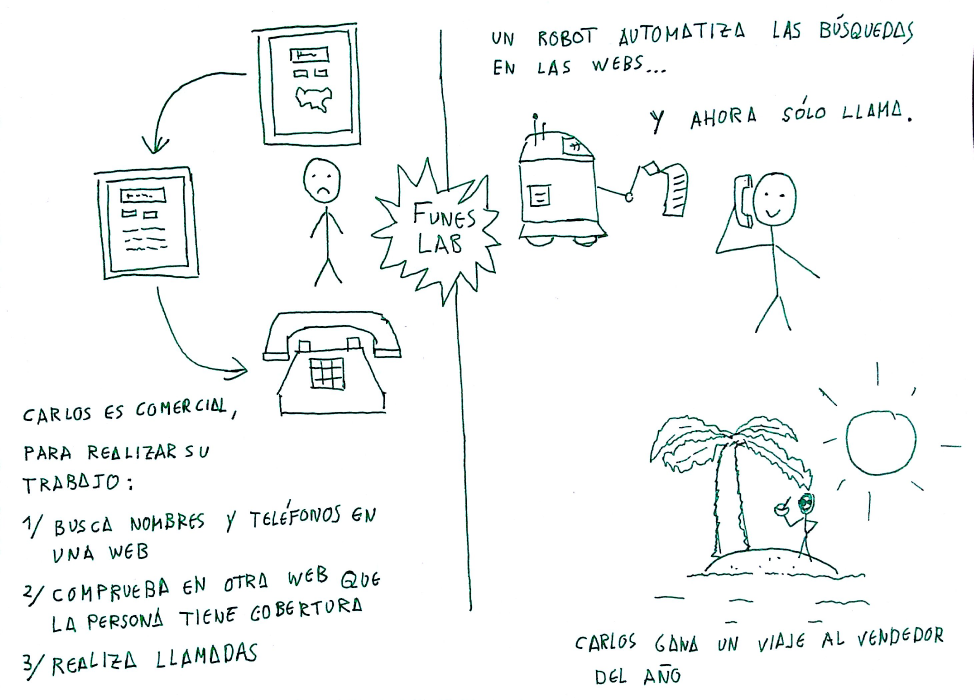
#> input picture 1.jpg, 2920 x 2100 px (shown at 1/3 size); its folder holds only this picture in this run
$ python cartoon.py   (older library calls are emulated)
#> lines starting #> are read from the running program, lines starting #| are printed output that depends on the picture
import os
import math
from PIL import Image
from PIL import ImageOps
from PIL import ImageFilter
from PIL import ImageFont
from PIL import ImageDraw
import argparse


class Margin:
    def __init__(self):
        self.top = 32
        self.bottom = 28
        self.vertical = 10
        self.left = 10
        self.right = 10
        self.horizontal = 10
        self.texttop = 3
        self.textbottom = 4
        self.textright = 8

MARGIN = Margin()
BORDER = 4
FONTBIG = 24
FONTSMALL = 20
IMAGEWIDTH = 800


def getimages(directory='.'):
#> called with directory = '.'
    fs = [f for f in os.listdir(directory) if f.endswith('.jpg')]
    fs.sort()
    images = [Image.open(directory + '/' + f) for f in fs]
#> images = 1 item
    return images


def averagesize(images):
    return ((sum([i.size[0] for i in images])) / len(images),
            sum([i.size[1] for i in images]) / len(images))


def resize(images):
    size = averagesize(images)
    width = IMAGEWIDTH
    height = width * size[1] / size[0]
    return [i.resize((width, height), Image.ANTIALIAS) for i in images]


def border(images):
    return [ImageOps.expand(i, border=BORDER, fill='black') for i in images]


def compose(images, columns=1):
    rows = int(math.ceil(float(len(images)) / columns))
    size = images[0].size
    m = MARGIN
    w = size[0] * columns + m.horizontal * (columns - 1) + m.left + m.right
    h = size[1] * rows + m.vertical * (rows - 1) + m.top + m.bottom
    img = Image.new('RGB', (w, h), color="white")
    index = 0
    for y in xrange(m.top,
                    h - size[1],
                    size[1] + m.vertical):
        for x in xrange(m.left,
                        w - size[0],
                        size[0] + m.horizontal):
            if index >= len(images):
                break
            img.paste(images[index], (x, y))
            index += 1
    return img


def widerstroke(images):
    newimages = []
    for image in images:
        image = image.filter(ImageFilter.MinFilter)
        image = image.filter(ImageFilter.MinFilter)
        image = image.filter(ImageFilter.BLUR)
        image = image.filter(ImageFilter.UnsharpMask)
        newimages.append(image)
    return newimages


def blackandwhite(images):
    return [image.convert('L') for image in images]


def label(image, title, url, email):
    size = image.size
    draw = ImageDraw.Draw(image)
    font = ImageFont.truetype("./fonts/Montserrat-Regular.ttf", FONTBIG)
    msg = title
    txtsize = draw.textsize(msg, font=font)
    draw.text(((size[0] - txtsize[0]) / 2, MARGIN.texttop),
              msg, "black", font=font)
    font = ImageFont.truetype("./fonts/Montserrat-Regular.ttf", FONTSMALL)
    msg = url
    txtsize = draw.textsize(msg, font=font)
    draw.text((MARGIN.left, size[1] - (txtsize[1] + MARGIN.textbottom)),
              msg, "black", font=font)

    font = ImageFont.truetype("./fonts/Montserrat-Regular.ttf", FONTSMALL)

    msg = email
    name, domain = msg.split("@")
    txtsize = draw.textsize(msg, font=font)
    msg = name
    cursor = size[0] - (MARGIN.right + MARGIN.textright + txtsize[0])
    txtsize = draw.textsize(msg, font=font)
    draw.text((cursor,
               size[1] - (txtsize[1] + MARGIN.bottom + MARGIN.vertical)),
              msg, "black", font=font)
    cursor = cursor + txtsize[0]

    msg = "@"
    txtsize = draw.textsize(msg, font=font)
    draw.text((cursor,
               size[1] - (txtsize[1] + MARGIN.bottom + MARGIN.vertical)),
              msg, "red", font=font)

    cursor = cursor + txtsize[0]
    msg = domain
    txtsize = draw.textsize(msg, font=font)
    draw.text((cursor,
               size[1] - (txtsize[1] + MARGIN.bottom + MARGIN.vertical)),
              msg, "black", font=font)
    return image

if __name__ == '__main__':
    parser = argparse.ArgumentParser(description='Tile images and add labels.')
    parser.add_argument('-d', '--directory', default='.')
    parser.add_argument('-t', '--title', default='FunesLab al rescate')
    parser.add_argument('-u', '--url', default='http://funeslab.com')
    parser.add_argument('-e', '--email', default='hola@funeslab.com')
    parser.add_argument('-c', '--columns', default=1, type=int)
    parser.add_argument('-r', '--rgb', action='store_true')
    parser.add_argument('-o', '--output', default='OUTPUT.JPG')
    args = parser.parse_args()
    images = getimages(args.directory)
#> images = 1 item
    images = widerstroke(images)
#> the loop in widerstroke, `for image in images:` made 1 pass
#> pass 1, in widerstroke, `image = image.filter(ImageFilter.MinFilter)`:
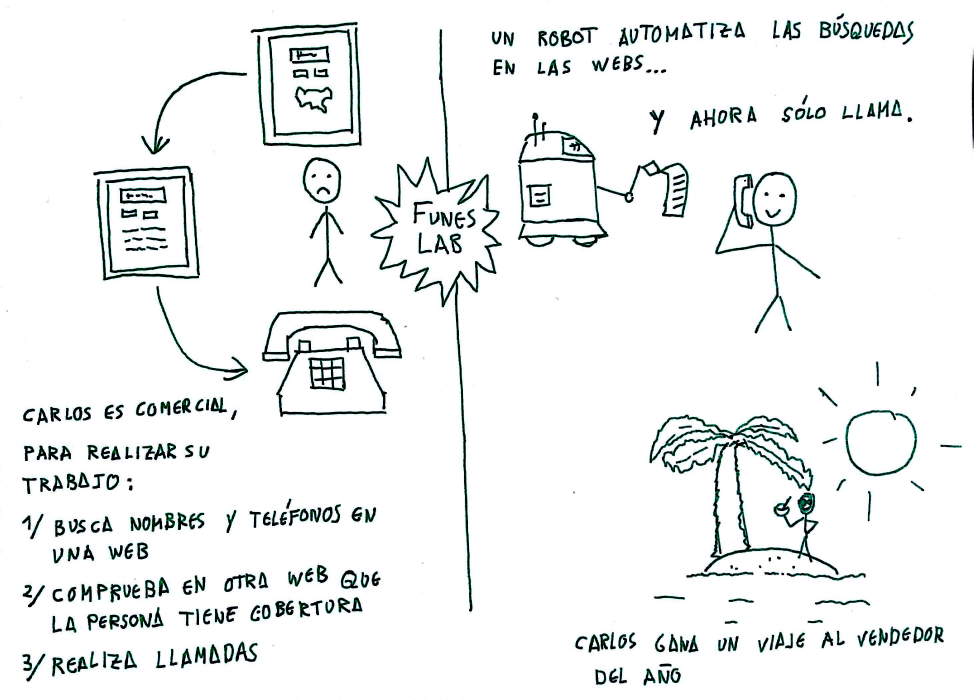
#> image: PIL image 2920x2100 RGB (shown at 1/3 size); mean R, G, B 238.4, 240.6, 240.4
#> pass 1, in widerstroke, `image = image.filter(ImageFilter.MinFilter)`:
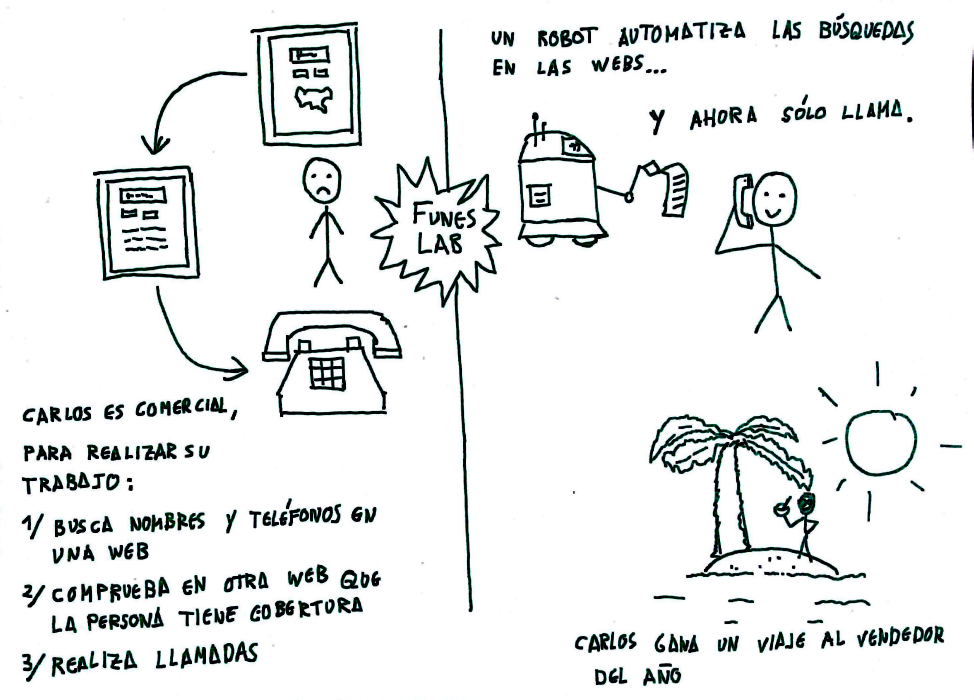
#> image: PIL image 2920x2100 RGB (shown at 1/3 size); mean R, G, B 233.4, 235.6, 235.3
    if not args.rgb:
        images = blackandwhite(images)
    images = resize(images)
#> in resize, `size = averagesize(images)`: size = (2920, 2100)
#> in resize, `height = width * size[1] / size[0]`: height = 575.3
    images = border(images)
    image = compose(images, columns=args.columns)
#> in compose, `rows = int(math.ceil(float(len(images)) / columns))`: rows = 1
#> in compose, `h = size[1] * rows + m.vertical * (rows - 1) + m.top + m.bottom`: h = 643
#> in compose, `img = Image.new('RGB', (w, h), color="white")`: img: PIL image 828x643 RGB; every value is 255
#> the loop in compose, `for y in xrange(m.top, h - size[1], size[1] + m.vertical):` made 1 pass
#> y on pass 1: 32
#> after the loop in compose, `for y in xrange(m.top,`:
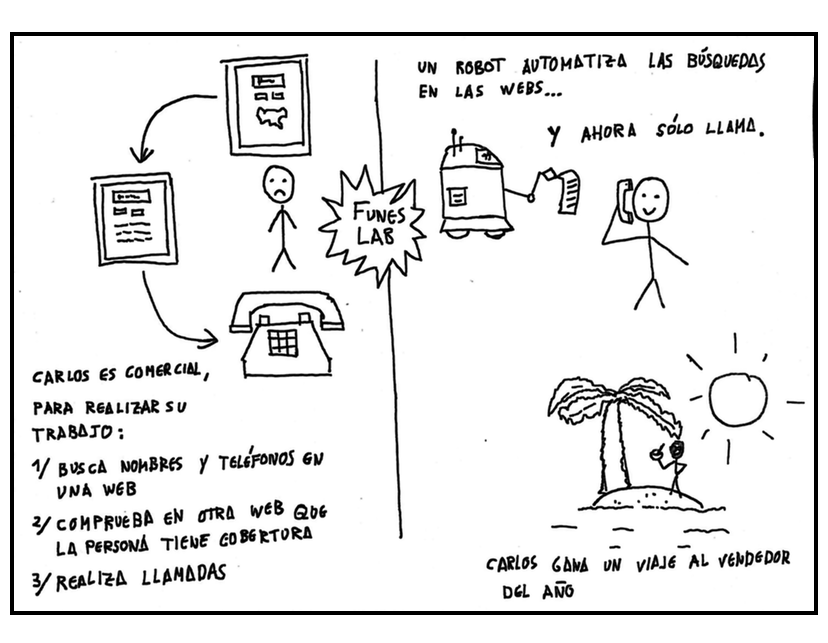
#> img: PIL image 828x643 RGB; min 0, max 255, mean 232.5
#> after the loop in compose, `for y in xrange(m.top,`: index = 1
    image = label(image, args.title, args.url, args.email)
#> in label, `txtsize = draw.textsize(msg, font=font)`: txtsize = (239, 23)
#> in label, `txtsize = draw.textsize(msg, font=font)`: txtsize = (196, 23)
#> in label, `txtsize = draw.textsize(msg, font=font)`: txtsize = (197, 23)
#> in label, `cursor = size[0] - (MARGIN.right + MARGIN.textright + txtsize[0])`: cursor = 613
#> in label, `txtsize = draw.textsize(msg, font=font)`: txtsize = (43, 19)
#> in label, `cursor = cursor + txtsize[0]`: cursor = 656
#> in label, `txtsize = draw.textsize(msg, font=font)`: txtsize = (20, 23)
#> in label, `cursor = cursor + txtsize[0]`: cursor = 676
#> in label, `txtsize = draw.textsize(msg, font=font)`: txtsize = (135, 19)
#> image: PIL image 828x643 RGB
    image.save(args.output)

$ run again, on 2.jpg
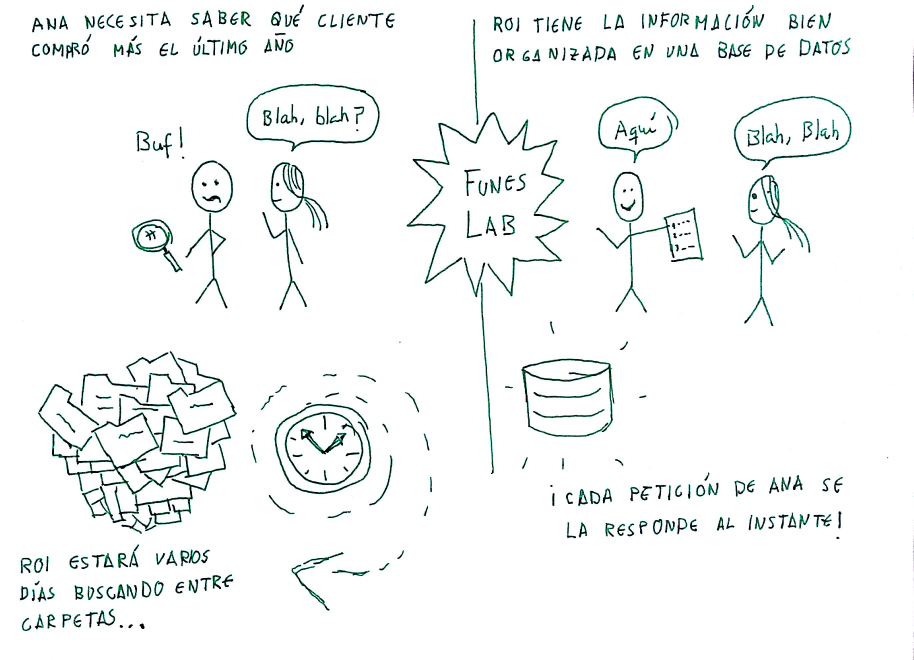
#> input picture 2.jpg, 2740 x 1980 px (shown at 1/3 size)
#> in getimages, `images = [Image.open(directory + '/' + f) for f in fs]`: images = 1 item
#> the loop in widerstroke, `for image in images:` made 1 pass
#> pass 1, in widerstroke, `image = image.filter(ImageFilter.MinFilter)`:
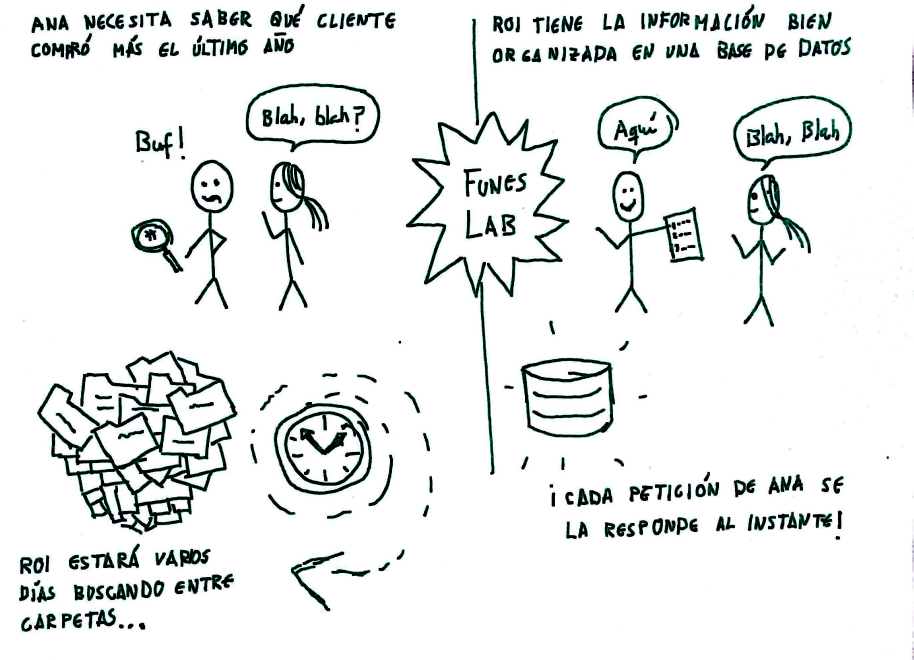
#> image: PIL image 2740x1980 RGB (shown at 1/3 size); mean R, G, B 233, 235.4, 234.9
#> in resize, `size = averagesize(images)`: size = (2740, 1980)
#> height = 578.1
#> rows = 1
#> h = 646
#> the loop in compose, `for y in xrange(m.top, h - size[1], size[1] + m.vertical):` made 1 pass
#> y on pass 1: 32
#> after the loop in compose, `for y in xrange(m.top,`:
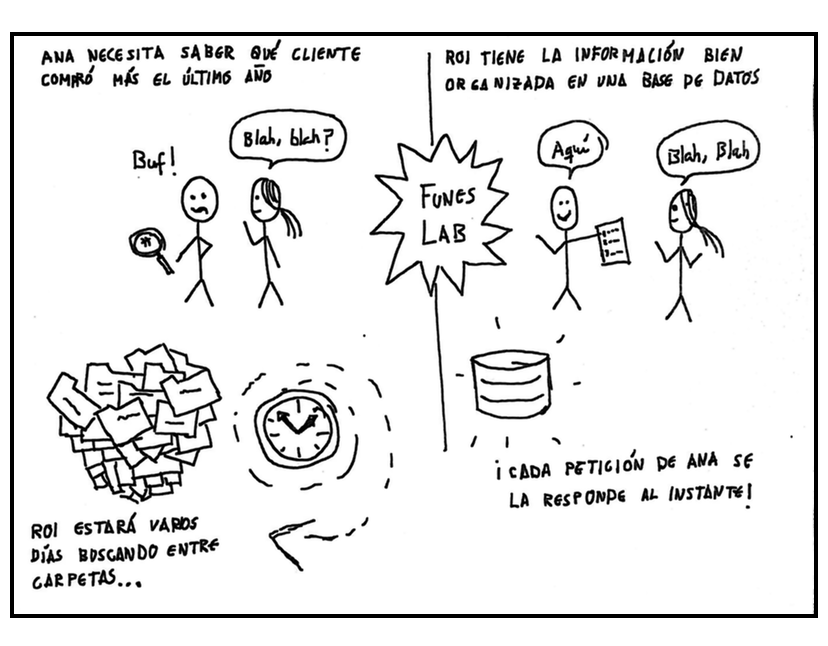
#> img: PIL image 828x646 RGB; min 0, max 255, mean 232.3
#> after the loop in compose, `for y in xrange(m.top,`: index = 1
#> in label, `txtsize = draw.textsize(msg, font=font)`: txtsize = (239, 23)
#> in label, `txtsize = draw.textsize(msg, font=font)`: txtsize = (196, 23)
#> in label, `txtsize = draw.textsize(msg, font=font)`: txtsize = (197, 23)
#> in label, `cursor = size[0] - (MARGIN.right + MARGIN.textright + txtsize[0])`: cursor = 613
#> in label, `txtsize = draw.textsize(msg, font=font)`: txtsize = (43, 19)
#> in label, `cursor = cursor + txtsize[0]`: cursor = 656
#> in label, `txtsize = draw.textsize(msg, font=font)`: txtsize = (20, 23)
#> in label, `cursor = cursor + txtsize[0]`: cursor = 676
#> in label, `txtsize = draw.textsize(msg, font=font)`: txtsize = (135, 19)

$ run again, on 3.jpg
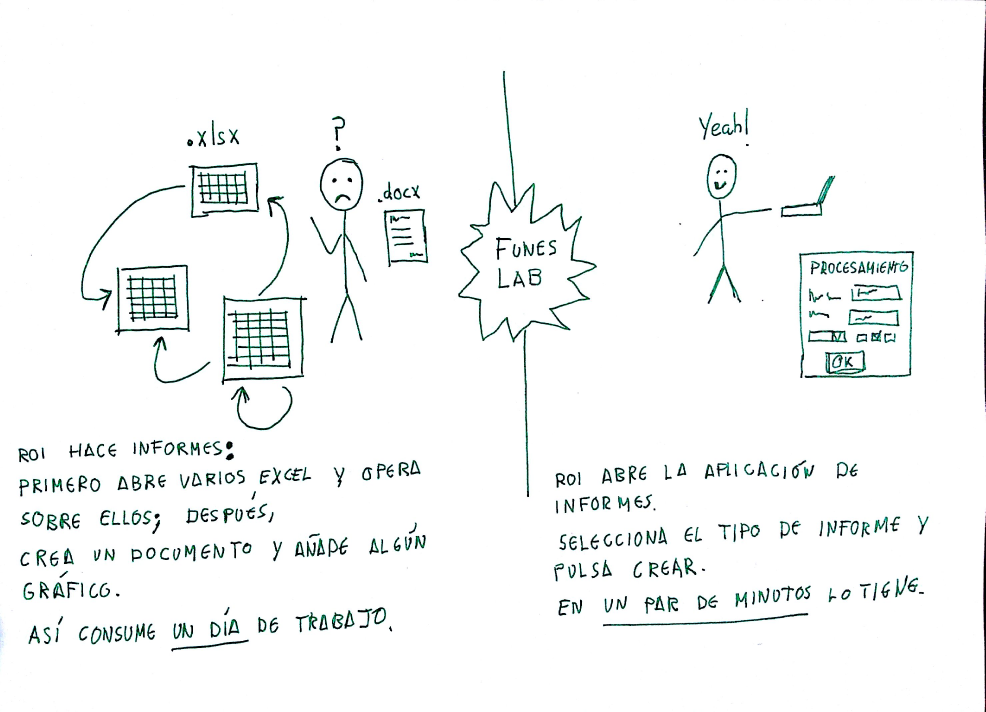
#> input picture 3.jpg, 2956 x 2136 px (shown at 1/3 size)
#> in getimages, `images = [Image.open(directory + '/' + f) for f in fs]`: images = 1 item
#> the loop in widerstroke, `for image in images:` made 1 pass
#> pass 1, in widerstroke, `image = image.filter(ImageFilter.MinFilter)`:
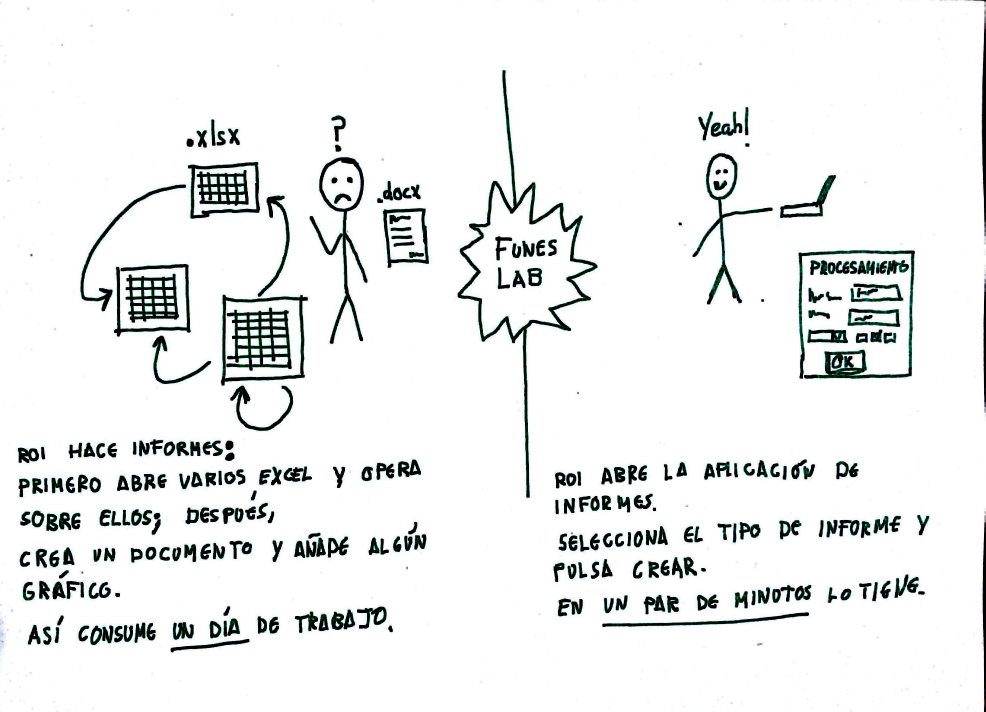
#> image: PIL image 2956x2136 RGB (shown at 1/3 size); mean R, G, B 236.6, 238.4, 238.1
#> in resize, `size = averagesize(images)`: size = (2956, 2136)
#> height = 578.1
#> rows = 1
#> h = 646
#> the loop in compose, `for y in xrange(m.top, h - size[1], size[1] + m.vertical):` made 1 pass
#> y on pass 1: 32
#> after the loop in compose, `for y in xrange(m.top,`:
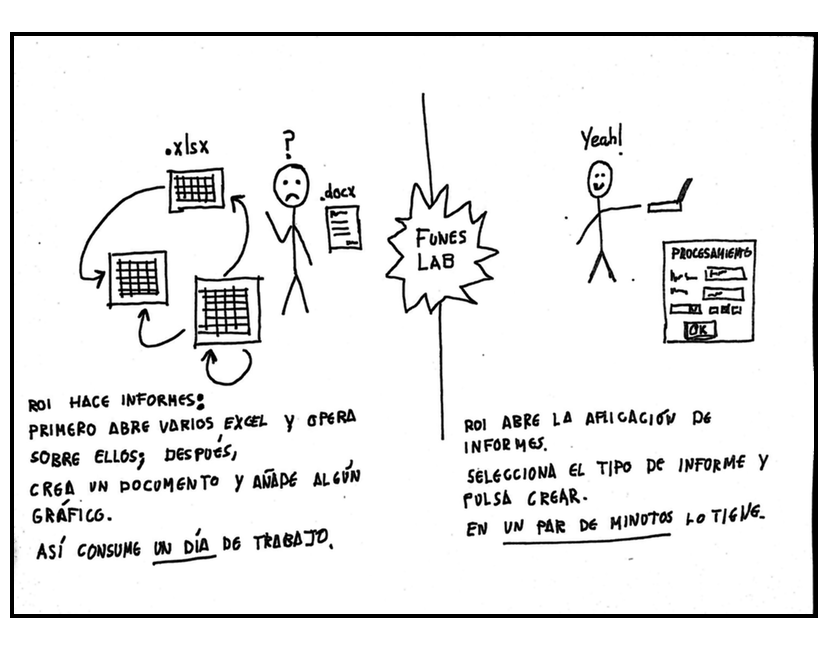
#> img: PIL image 828x646 RGB; min 0, max 255, mean 235
#> after the loop in compose, `for y in xrange(m.top,`: index = 1
#> in label, `txtsize = draw.textsize(msg, font=font)`: txtsize = (239, 23)
#> in label, `txtsize = draw.textsize(msg, font=font)`: txtsize = (196, 23)
#> in label, `txtsize = draw.textsize(msg, font=font)`: txtsize = (197, 23)
#> in label, `cursor = size[0] - (MARGIN.right + MARGIN.textright + txtsize[0])`: cursor = 613
#> in label, `txtsize = draw.textsize(msg, font=font)`: txtsize = (43, 19)
#> in label, `cursor = cursor + txtsize[0]`: cursor = 656
#> in label, `txtsize = draw.textsize(msg, font=font)`: txtsize = (20, 23)
#> in label, `cursor = cursor + txtsize[0]`: cursor = 676
#> in label, `txtsize = draw.textsize(msg, font=font)`: txtsize = (135, 19)
